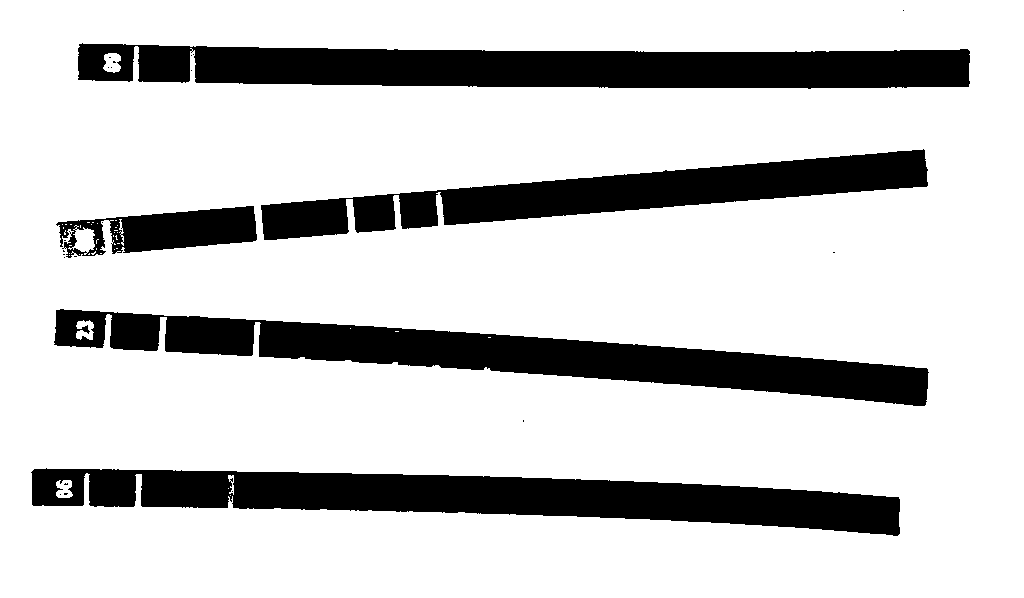
#> input picture test/3-range.png, 1024 x 598 px, given in place of samplew1.jpg, which was not available
$ python go.py
#> lines starting #> are read from the running program, lines starting #| are printed output that depends on the picture; after the words box and inside, x2 and y2 are one past the last pixel; in counts of white or black regions, pixels touching at a corner belong together; pictures that were not available may be replaced by others from this repository, and a replacement may not be noted
### prj/utils.py
import cv2
import numpy as np
import const

## rgb to gray value: None or R,G,B to gray value: 0x1 r, 0x100 b, 0x10000 g
#   RGB_GRAY = 0x10000
def toGray(img, rgb_gray):
    if not rgb_gray:
        gray = cv2.cvtColor(img, cv2.COLOR_BGR2GRAY)
    else:
        gray = cv2.cvtColor(img, cv2.COLOR_BGR2BGRA)
        g,b,r,_ = cv2.split(gray)
        if False:
            cv2.imshow('1-r', r)
            cv2.imshow('2-g', g)
            cv2.imshow('3-b', b)
            cv2.waitKey()
        if rgb_gray==0x01:
            gray = r
        elif rgb_gray==0x100:
            gray = b
        else :
            gray = g
    # gray = r
    return gray

# param gaussian canny, 0 canny only, 3, 5
def toCanny(bw, gaussian):
    if gaussian==0 :
        canny = cv2.Canny(bw, 100, 200, 3)
        return canny
    else :
        img1 = cv2.GaussianBlur(bw,(gaussian,gaussian),0)
        cannyGaus = cv2.Canny(img1, 100, 200, 3)
        return cannyGaus

#合并相近平行线
# [26 lines left out: function mergeLine, not called in this run]

#获取斜率,截距
def getSlopeBiasByPoints(p1, p2):
    return( (p2[1] - p1[1]) / (p2[0] - p1[0])
        , (p1[0] * p2[1] - p2[0] * p1[1]) / (p1[0] - p2[0]) )

#获取斜率,截距
def getSlopeBias(twoPoints):
    return( (twoPoints[3] - twoPoints[1]) / (twoPoints[2] - twoPoints[0])
        , (twoPoints[0] * twoPoints[3] - twoPoints[2] * twoPoints[1]) / (twoPoints[0] - twoPoints[2]) )

def getXFromLine(line):
    return (line[0],line[2])

def getYFromLine(line):
    return (line[1],line[3])

# [32 lines left out: function resize, not called in this run]

def main():
    pass

# [2 lines that do not run on import are left out]

### prj/go.py
import cv2
import numpy as np
import utils
import const

BACK_WHITH = 1
THRESHOLD = 205 if (BACK_WHITH==1) else 150
#gauss canny, 0 canny only, 3, 5
GAUSS = 0

HOUGHLINESP = True

# rgb to gray value: None or R,G,B to gray value: 0x1 r, 0x100 b, 0x10000 g
RGB_GRAY = 0x10000

BOARD_X= 220
BOARD_Y= 185
BOARD_HEIGHT= 640
BOARD_WIDTH= 520

#膜条左侧基准padding
BASE_LEFT = 60
BASE_MARGIN = 47

BOARD_RIGHT_WIDTH= 50

SCALABLE_Y=2
#############

#深色only 查找边界
# [22 lines left out: functions findBorder, findLeftBorder, findTopBOrder, not called in this run]

def getXFromLine(line):
    return (line[0],line[2])

def getYFromLine(line):
    return (line[1],line[3])

#slopes = None时, 按尾部合并检查
def clipLines(lines, slopes, func):
    throshold = const.STRIP_HALF_WIDTH*SCALABLE_Y if slopes is None else const.STRIP_HALF_WIDTH
    # 按y1排序
    lines = lines[np.lexsort(lines.T[1, None])]
    i = lines.shape[0] - 1
    y1, y2 = func(lines[i])
    # _, y1, _, y2 = lines[i]
    cleanArray = []
    # cv2.line(src, (x1, y1), (x2, y2), (0, 0, 255), 1)
    sameLines = set()
    while (i > 0):
        y = lines[i][1]
        i -= 1
        oldy1 = y1
        oldy2 = y2
        y1, y2 = func(lines[i])
        if (abs(oldy1 - y1) < throshold and abs(oldy2 - y2) < throshold) and (slopes is not None or abs(lines[i][1]-y) < const.STRIP_HALF_WIDTH):
            sameLines.add(i)
            sameLines.add(i + 1)
            cleanArray.append(i)
            if slopes is not None:
                del slopes[i]
            continue
        elif (len(sameLines) > 0):
            utils.mergeLine(sameLines, lines, slopes)
            sameLines = set()
    if (len(sameLines) > 0):
        utils.mergeLine(sameLines, lines, slopes)
    # return lines
    if len(cleanArray) > 0:  # 删除重复线
        lines = np.delete(lines, cleanArray, 0)
    return lines

#整体过滤线, 竖线, 相近线合并
def clipStripLines(lines, src, slopes):
    lines = clipLines(lines, slopes, getYFromLine)
    # debug only {{
    w = src.shape[1] - 1;
    for line in lines:
        _, y1, _, y2 = line
        cv2.line(src, (BASE_LEFT, y1), (w, y2), (0, 0, 255), 1)

    print(lines.shape[0])
    i = lines.shape[0]
    while (i > 1):
        i -= 1
        y1 = lines[i][1] - lines[i - 1][1]
        y2 = lines[i][3] - lines[i - 1][3]
        print(y1, y2)
        i -= 1
    # }}
    return lines

#生成轮廓线
def getLines(img, src) :
    if HOUGHLINESP:
        lines1 = cv2.HoughLinesP(img, 1.2, np.pi / 240, 70, minLineLength=100, maxLineGap=20)
        if lines1 is not None:
            lines2 = lines1[:, 0, :]
            i = lines2.shape[0];
            w = src.shape[1]-1;
            cleanArray = []
            slopes = [None,None]*i
            while (i>0):
                i -= 1
                x1, y1, x2, y2 = lines2[i]

                if abs(x1-x2)<=abs(y1-y2) :
                    #过滤竖线
                    cleanArray.append(i)
                    del slopes[i]
                    continue

                slope,b=utils.getSlopeBias((x1,y1,x2,y2))
                # slope = (y2-y1)/(x2-x1)
                # b = (x1*y2-x2*y1)/(x1-x2)
                slopes[i]=(slope,b)
                # cv2.line(src, (x1, y1), (x2, y2), (0, 0, 255), 1)

                #扩展线到整个膜条
                y1 = round(slope*BASE_LEFT+b)
                y2 = round(slope*w+b)
                lines2[i] = (BASE_LEFT,y1, w, y2)
                # break
            if len(cleanArray)>0: #删除竖线
                lines2 = np.delete(lines2, cleanArray,0)
                # lines2 = np.column_stack((lines1[:], slope))
            return clipStripLines(lines2, src ,slopes )
        else :
            return None
    else:
        lines = cv2.HoughLines(img, 2, np.pi / 150, 160)
        for line in lines:
            for rho, theta in line:
                a = np.cos(theta)
                b = np.sin(theta)
                x0 = a * rho
                y0 = b * rho
                x1 = int(x0 + 100 * (-b))
                y1 = int(y0 + 100 * (a))
                x2 = int(x0 - 100 * (-b))
                y2 = int(y0 - 100 * (a))

                cv2.line(src, (x1, y1), (x2, y2), (0, 0, 255), 2)
    return lines

# [30 lines left out: function getTailLines, not called in this run]

def resize(img, xTimes, yTimes):
    (h,w) = img.shape
    nW = xTimes * w
    nH = yTimes * h

    # 1维寻址快
    nImg = np.empty([nH,nW],dtype='uint8')
    buf = img.reshape((-1))
    nBuf = nImg.reshape((-1))
    nCur = nW*nH
    cur = w*h
    tmpBuf = buf if (xTimes == 1) else nBuf

    while(cur>0):
        i = w
        if (xTimes > 1):
            #undebug
            lineCur = nCur
            while (i>0):
                cur -= 1
                i-=1
                nBuf[nCur-xTimes: nCur] = buf[cur]
                nCur-=xTimes
        else:
            lineCur = cur
        j = yTimes
        while j>0:
            j -= 1
            nBuf[nCur-nW:nCur] = tmpBuf[lineCur-nW:lineCur]
            nCur -=nW
        cur -= w
    return nImg
# [6 lines left out: function getTails, not called in this run]

def recognition(file):
    src = cv2.imread(file)
    ###cut borad from image
    src = src[BOARD_Y:BOARD_Y + BOARD_HEIGHT, BOARD_X:BOARD_X + BOARD_WIDTH]

    gray =  utils.toGray(src, RGB_GRAY)
    cv2.imshow('1-gray', gray)
    _, bw = cv2.threshold(gray, THRESHOLD, 255.0, cv2.THRESH_BINARY)

    if BACK_WHITH==0:
        x1 = findLeftBorder(bw)
        y1 = findTopBOrder(bw)
        x2 = BASE_MARGIN - x1 if x1 < BASE_MARGIN else 0
        # cv2.imshow('2-bw.png', bw)
        bw = bw[y1:,x1:-x2]
        # cv2.imshow('2-bw.cut', bw)
        src = src[y1:,x1:-x2]
        gray = gray[y1:,x1:-x2]
    else:
        tailImg = resize(bw[:, -BOARD_RIGHT_WIDTH:], 1, SCALABLE_Y)
        cv2.imshow('2-bw', tailImg)

    canny = utils.toCanny(bw, GAUSS)
    lines = getLines(canny, src)

    lines = getTails(tailImg)
    if lines is not None:
        x = src.shape[1]-BOARD_RIGHT_WIDTH
        print("tail:",len(lines))
        for line in lines:
            line[0] += x
            line[2] += x
            cv2.line(src, (line[0], line[1] ), (line[2], line[3] ), (255, 0, 0), 2)
    cv2.imshow('result', src)
    if BACK_WHITH == 0:
        cv2.imshow('2-bw.cut', bw)

def main():
    i=0x30
    while i<0x31:
        i+=1
        recognition( ('samplew' if BACK_WHITH>0 else 'sample') +chr(i)+'.jpg')
#> in recognition, src is the input picture: shape (598, 1024, 3); 79.8% white; 25 black regions (20 under 20 px), largest, box (x1, y1, x2, y2) and area: (78, 43, 970, 89) 31756, (31, 468, 900, 536) 31599, (54, 309, 929, 406) 31100, (261, 149, 928, 240) 23296, (56, 206, 257, 258) 5985
#> in recognition, `src = src[BOARD_Y:BOARD_Y + BOARD_HEIGHT, BOARD_X:BOARD_X + BOARD_WIDTH]`:
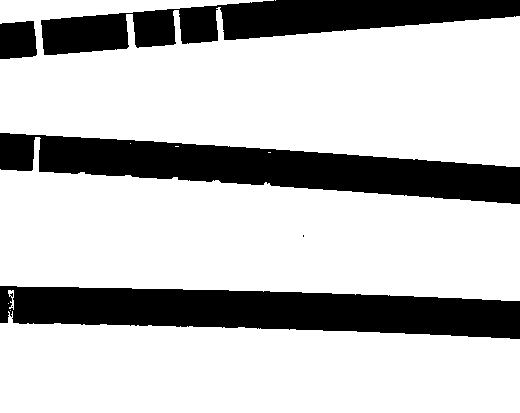
#> src: shape (413, 520, 3); 75.2% white; 6 black regions (2 under 20 px), largest, box (x1, y1, x2, y2) and area: (0, 286, 520, 339) 19198, (0, 133, 520, 204) 18773, (41, 0, 520, 55) 14076, (0, 21, 37, 59) 1265
#> after the loop in resize, `while(cur>0):`: cur = 0
#> in recognition, `tailImg = resize(bw[:, -BOARD_RIGHT_WIDTH:], 1, SCALABLE_Y)`:
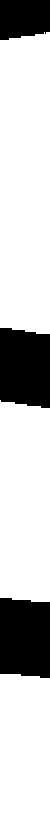
#> tailImg: shape (826, 50); 77.6% white; 3 black regions, box (x1, y1, x2, y2) and area: (0, 598, 50, 678) 3764, (0, 328, 50, 408) 3678, (0, 0, 50, 40) 1820
#> in toCanny, `canny = cv2.Canny(bw, 100, 200, 3)`:
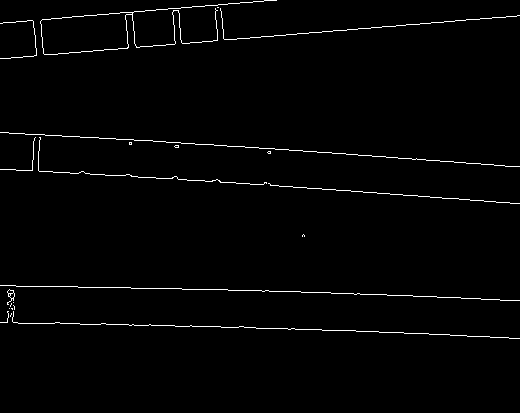
#> canny: shape (413, 520); 1.5% white in thin lines or dots, all inside (x1, y1, x2, y2) = (0, 0, 520, 339)
#> in getLines, `lines1 = cv2.HoughLinesP(img, 1.2, np.pi / 240, 70, minLineLength=100,..`: lines1 = [[2, 132, 493, 164], [32, 169, 417, 195], [69, 52, 516, 16], [49, 286, 201, 289], [278, 328, 508, 337], [257, 290, 519, 300], [6, 169, 109, 175], [51, 18, 276, 0], [0, 322, 191, 325], [78, 136, 385, 156], [398, 194, 519, 203]]
#> in getLines, `lines2 = lines1[:, 0, :]`: lines2 has the same summary as lines1
#> the loop in getLines, `while (i>0):` made 11 passes
#> (x1, x2, slope, b) on passes 1 to 11: (398, 519, 0.0744, 164.4), (78, 385, 0.0651, 130.9), (0, 191, 0.0157, 322), (51, 276, -0.08, 22.08), (6, 109, 0.0583, 168.7), (257, 519, 0.0382, 280.2), (278, 508, 0.0391, 317.1), (49, 201, 0.0197, 285), (69, 516, -0.0805, 57.56), (32, 417, 0.0675, 166.8), (2, 493, 0.0652, 131.9)
#> after the loop in getLines, `while (i>0):`: cleanArray = []; i = 0; lines2 = [[60, 136, 519, 166], [60, 171, 519, 202], [60, 53, 519, 16], [60, 286, 519, 295], [60, 319, 519, 337], [60, 282, 519, 300], [60, 172, 519, 199], [60, 17, 519, -19], [60, 323, 519, 330], [60, 135, 519, 165], [60, 169, 519, 203]]; slopes = 22 items, first 6: (0.0652, 131.9), (0.0675, 166.8), (-0.0805, 57.56), (0.0197, 285), (0.0391, 317.1), (0.0382, 280.2)
#> in clipLines, `throshold = const.STRIP_HALF_WIDTH*SCALABLE_Y if slopes is None else c..`: throshold = 9
#> in clipLines, `lines = lines[np.lexsort(lines.T[1, None])]`: lines = [[60, 17, 519, -19], [60, 53, 519, 16], [60, 135, 519, 165], [60, 136, 519, 166], [60, 169, 519, 203], [60, 171, 519, 202], [60, 172, 519, 199], [60, 282, 519, 300], [60, 286, 519, 295], [60, 319, 519, 337], [60, 323, 519, 330]]
#> in clipLines, `y1, y2 = func(lines[i])`: y1 = 323; y2 = 330
#> the loop in clipLines, `while (i > 0):` made 2 passes
#> (y, oldy1, oldy2, y1, y2) on passes 1 to 2: (323, 323, 330, 319, 337), (319, 319, 337, 286, 295)
#> after the loop in clipLines, `while (i > 0):`: cleanArray = [9]; i = 8; sameLines = 2 items
        cv2.waitKey(0)


if __name__ == '__main__':
#> (the run stopped early here; a loop or call above may not have finished)
